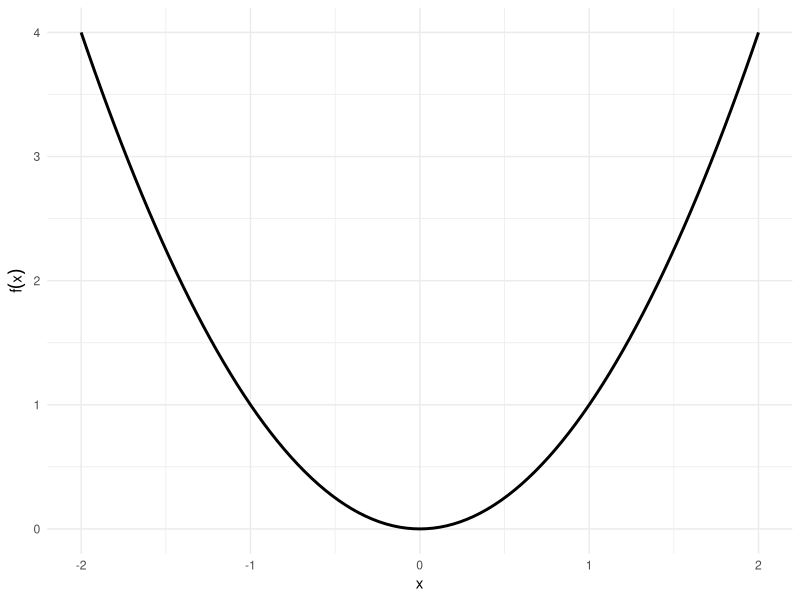
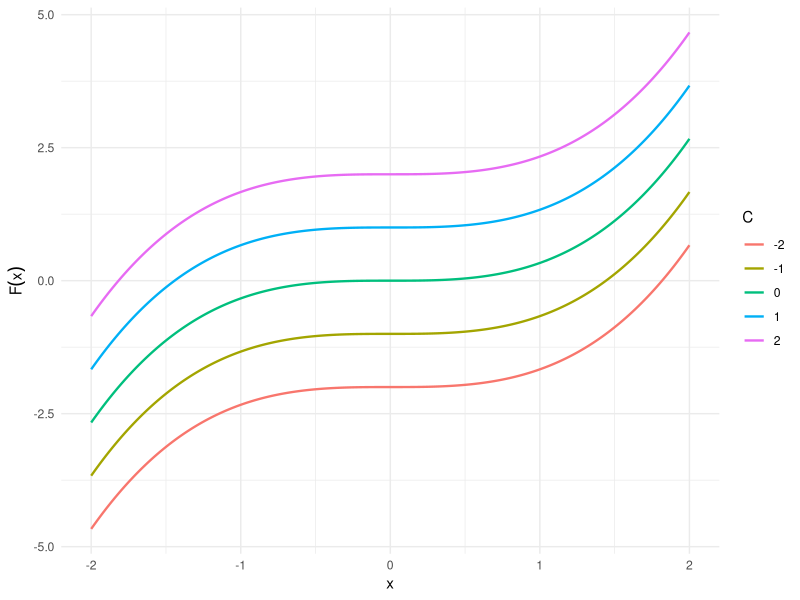
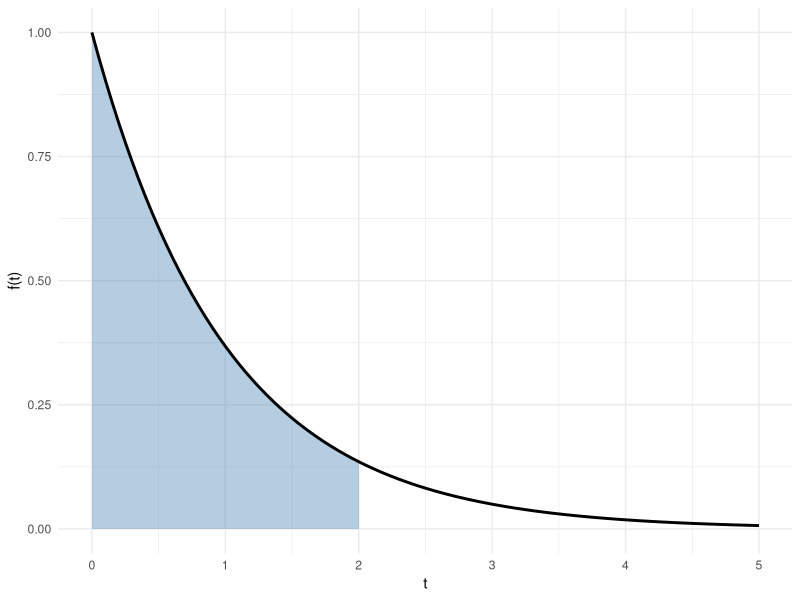
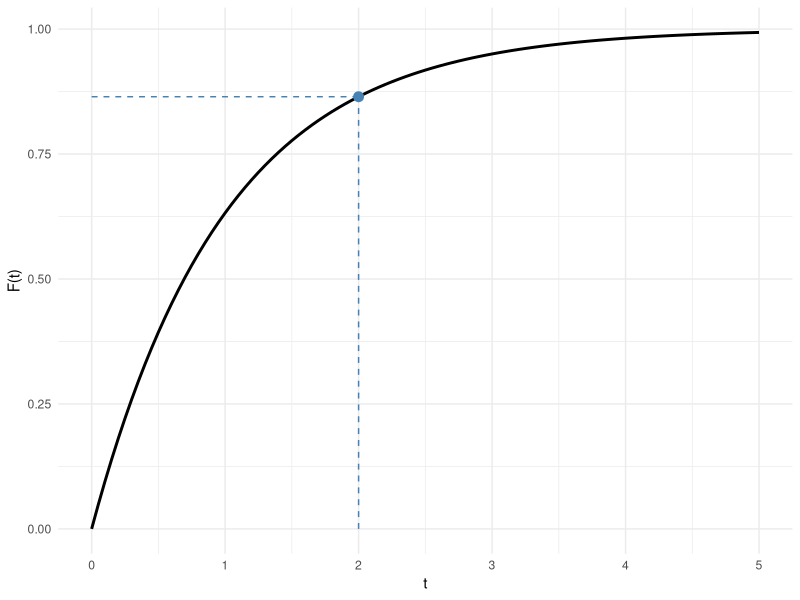

These charts were generated, in order, by the following R code:
## ---- chunk 1
#| code-fold: true
#| layout-ncol: 2
#| fig-subcap:
#|   - "The derivative $f(x) = x^2$"
#|   - "Family of antiderivatives $F(x) = x^3/3 + C$"
library(ggplot2)

ggplot() +
  geom_function(fun = \(x) x^2, xlim = c(-2, 2), linewidth = 1) +
  labs(x = "x", y = expression(f(x))) +
  theme_minimal()

C_vals <- c(-2, -1, 0, 1, 2)
x_seq <- seq(-2, 2, length.out = 200)
df <- do.call(rbind, lapply(C_vals, \(C) {
  data.frame(
    x = x_seq,
    y = x_seq^3 / 3 + C,
    C = factor(C)
  )
}))

ggplot(df, aes(x = x, y = y, color = C)) +
  geom_line(linewidth = 0.8) +
  labs(x = "x", y = expression(F(x)), color = "C") +
  theme_minimal()
## ---- chunk 2
#| code-fold: true
#| layout-ncol: 2
#| fig-subcap:
#|   - "PDF $f(t) = e^{-t}$; shaded area = $F(2) \\approx 0.865$"
#|   - "CDF $F(t) = 1 - e^{-t}$; point marks $F(2)$"
library(ggplot2)
lam <- 1
t_max <- 5

ggplot() +
  geom_area(
    data = data.frame(t = seq(0, 2, length.out = 300)),
    aes(x = t, y = lam * exp(-lam * t)),
    fill = "steelblue", alpha = 0.4
  ) +
  geom_function(
    fun = \(t) lam * exp(-lam * t),
    xlim = c(0, t_max), linewidth = 1
  ) +
  labs(x = "t", y = "f(t)") +
  theme_minimal()

ggplot() +
  geom_function(
    fun = \(t) 1 - exp(-lam * t),
    xlim = c(0, t_max), linewidth = 1
  ) +
  geom_point(aes(x = 2, y = 1 - exp(-2)), size = 3, color = "steelblue") +
  geom_segment(
    aes(x = 2, xend = 2, y = 0, yend = 1 - exp(-2)),
    linetype = "dashed", color = "steelblue"
  ) +
  geom_segment(
    aes(x = 0, xend = 2, y = 1 - exp(-2), yend = 1 - exp(-2)),
    linetype = "dashed", color = "steelblue"
  ) +
  labs(x = "t", y = "F(t)") +
  theme_minimal()
